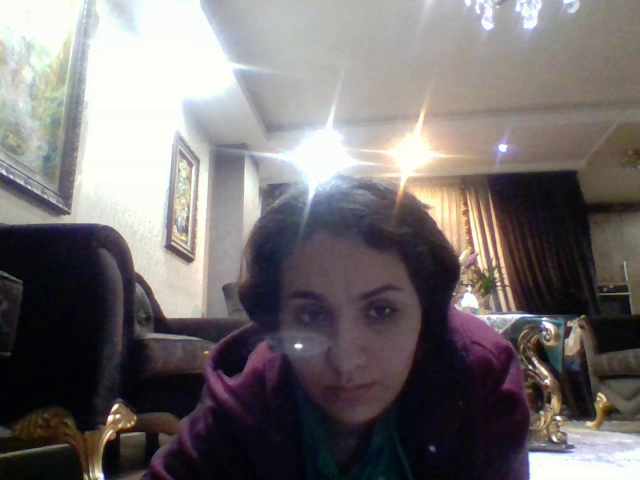
#> input picture frame 5 of assignment35/outputs/output_2_color_detector.mp4, 640 x 480 px, given in place of the camera
$ python 2.py
#> lines starting #> are read from the running program, lines starting #| are printed output that depends on the picture; after the words box and inside, x2 and y2 are one past the last pixel; in counts of white or black regions, pixels touching at a corner belong together

import cv2
import numpy as np

cap = cv2.VideoCapture (0)
writer = cv2.VideoWriter ("outputs\output_2_color_detector.mp4" , cv2.VideoWriter_fourcc (*'mpv4') , 10 , (640 , 480))

while True :
    _ , frm = cap.read ()
#> frm is the input picture: shape (480, 640, 3); mean B, G, R 112.1, 111.4, 116.9

    cv2.rectangle (frm , (260 , 180) , (380 , 300) , (170 , 170 , 170) , 2)
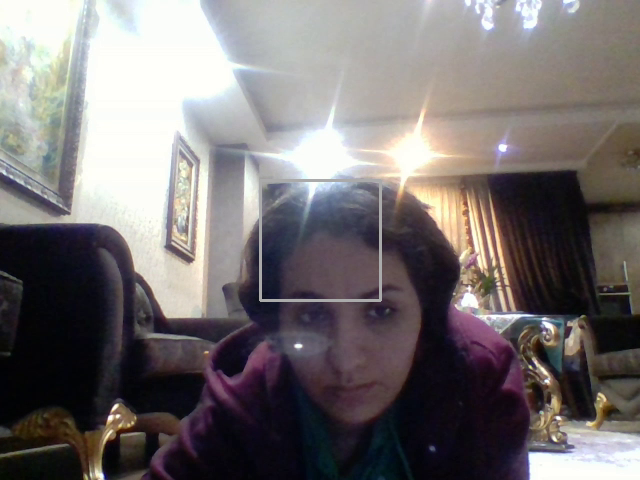
#> frm: shape (480, 640, 3); 0.47% of pixels changed, all inside (x1, y1, x2, y2) = (259, 179, 382, 302)

    check_color = frm [179:302 , 259:382]
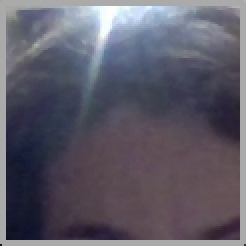
#> check_color: shape (123, 123, 3) (shown 2 times larger); mean B, G, R 104.2, 91.1, 94
    blur_frm = cv2.blur (frm , (200 , 200))
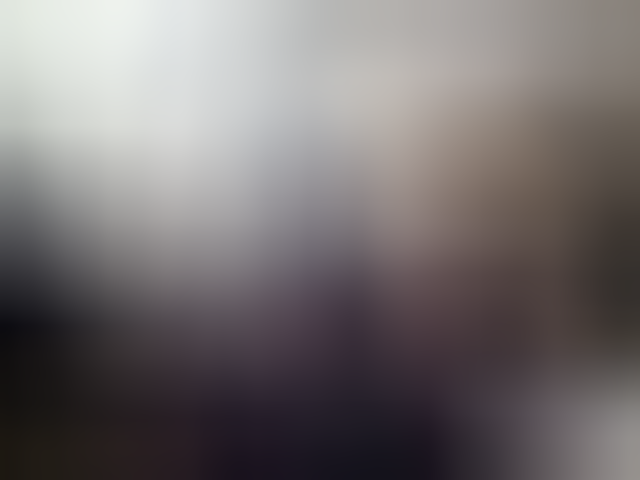
#> blur_frm: shape (480, 640, 3); mean B, G, R 112.6, 111.8, 117.3

    rgb_color = cv2.cvtColor (check_color , cv2.COLOR_BGR2RGB)
    hsv_color = cv2.cvtColor (rgb_color , cv2.COLOR_RGB2HSV)
#> hsv_color: shape (123, 123, 3); mean H, S, V 119.7, 51.4, 106.4

    h , s , v = cv2.split (hsv_color)
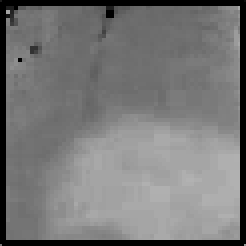
#> h: shape (123, 123) (shown 2 times larger); min 0, max 178, mean 119.7
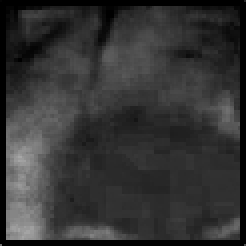
#> s: shape (123, 123) (shown 2 times larger); min 0, max 167, mean 51.4
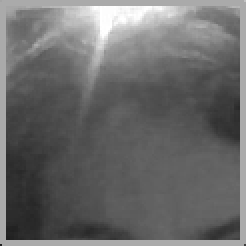
#> v: shape (123, 123) (shown 2 times larger); min 30, max 255, mean 106.4

    if v [61 , 61] < 20 :                      #black
        cv2.putText (blur_frm , "BLACK" , (180 , 150) , cv2.FONT_HERSHEY_COMPLEX , 3 , (200 , 200 , 200))

    elif s [61 , 61] < 20 :                      #white
        cv2.putText (blur_frm , "WHITE" , (180 , 150) , cv2.FONT_HERSHEY_COMPLEX , 3 , (0 , 0 , 0))

    elif h [61 , 61] < 10 or h [61 , 61] > 170 :                      #red
        cv2.putText (blur_frm , "RED" , (180 , 150) , cv2.FONT_HERSHEY_COMPLEX , 3 , (0 , 0 , 0))

    elif 130 < h [61 , 61] < 145 :                      #purple
        cv2.putText (blur_frm , "PURPLE" , (180 , 150) , cv2.FONT_HERSHEY_COMPLEX , 3 , (0 , 0 , 0))

    elif 83 < h [61 , 61] < 130 :                      #blue
        cv2.putText (blur_frm , "BLUE" , (180 , 150) , cv2.FONT_HERSHEY_COMPLEX , 3 , (0 , 0 , 0))

    elif 31 < h [61 , 61] < 83 :                      #green
        cv2.putText (blur_frm , "GREEN" , (180 , 150) , cv2.FONT_HERSHEY_COMPLEX , 3 , (0 , 0 , 0))

    elif 29 < h [61 , 61] < 31 :                      #yellow
        cv2.putText (blur_frm , "YELLOW" , (180 , 150) , cv2.FONT_HERSHEY_COMPLEX , 3 , (0 , 0 , 0))

    elif 10 < h [61 , 61] < 29 :                      #orange
        cv2.putText (blur_frm , "ORANGE" , (180 , 150) , cv2.FONT_HERSHEY_COMPLEX , 3 , (0 , 0 , 0))

    else :
        cv2.putText (blur_frm , "UNKNOWN" , (100 , 150) , cv2.FONT_HERSHEY_COMPLEX , 3 , (10 , 10 , 10))

    check_color = cv2.merge ((h , s , v))
    check_color = cv2.cvtColor (check_color , cv2.COLOR_HSV2BGR)
    blur_frm [179:302 , 259:382] = check_color
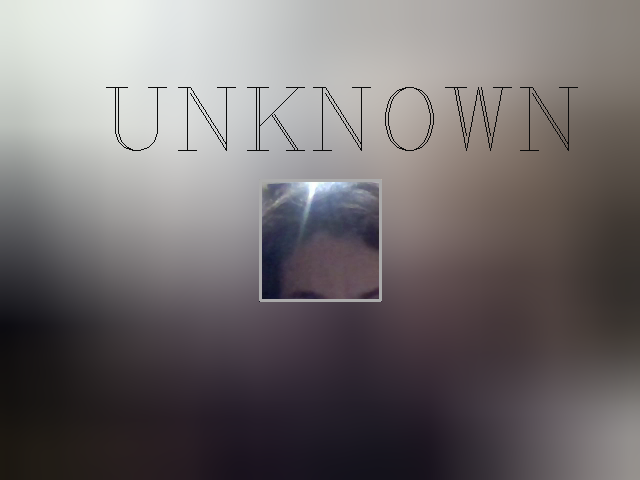
#> blur_frm: shape (480, 640, 3); mean B, G, R 110.7, 109.6, 114.8

    cv2.imshow ("result 2" , blur_frm)
    writer.write (blur_frm)
    if cv2.waitKey (25) & 0xFF == ord ('q') :
#> (key Esc is pressed here)
        break

writer.release ()

$ run again, starting later in the video
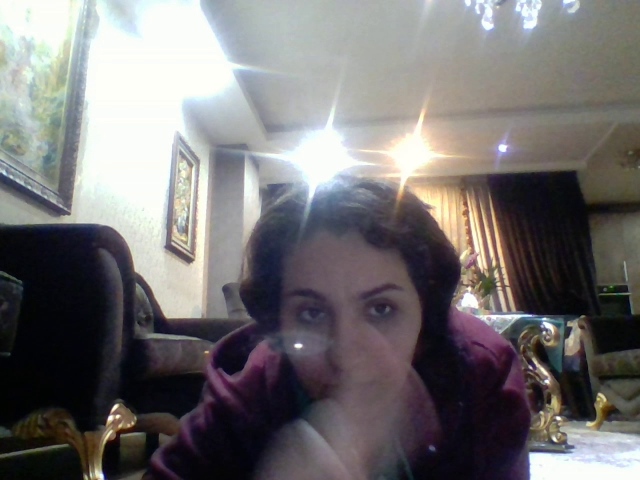
#> input picture frame 22 of assignment35/outputs/output_2_color_detector.mp4, 640 x 480 px, given in place of the camera
#> frm is the input picture: shape (480, 640, 3); mean B, G, R 113.7, 113, 115.9
#> frm: shape (480, 640, 3); 0.47% of pixels changed, all inside (x1, y1, x2, y2) = (259, 179, 382, 302)
#> hsv_color: shape (123, 123, 3); mean H, S, V 118, 49.8, 110.5
#> `h , s , v = cv2.split (hsv_color)`:
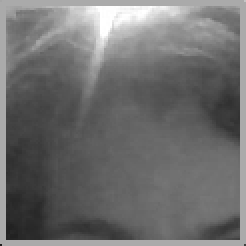
#> v: shape (123, 123) (shown 2 times larger); min 30, max 255, mean 110.5
#> `blur_frm [179:302 , 259:382] = check_color`:
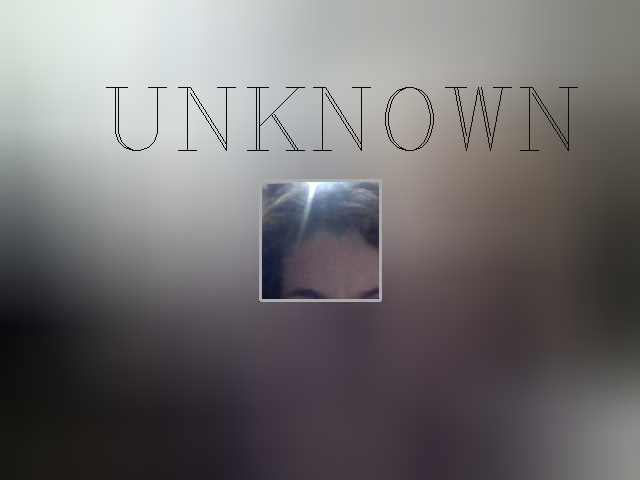
#> blur_frm: shape (480, 640, 3); mean B, G, R 112.3, 111.2, 113.9

$ run again, starting later in the video
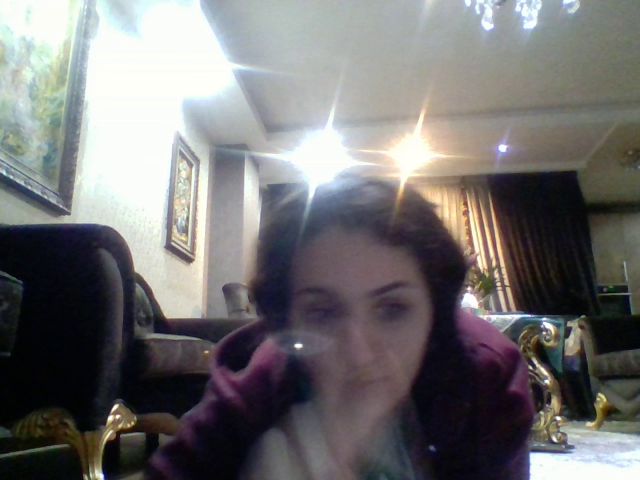
#> input picture frame 40 of assignment35/outputs/output_2_color_detector.mp4, 640 x 480 px, given in place of the camera
#> frm is the input picture: shape (480, 640, 3); mean B, G, R 113.5, 113.1, 114.8
#> frm: shape (480, 640, 3); 0.47% of pixels changed, all inside (x1, y1, x2, y2) = (259, 179, 382, 302)
#> hsv_color: shape (123, 123, 3); mean H, S, V 119.1, 47.6, 109.6
#> `h , s , v = cv2.split (hsv_color)`:
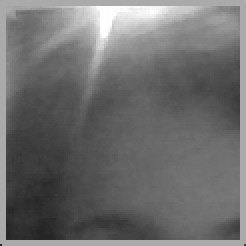
#> v: shape (123, 123) (shown 2 times larger); min 35, max 255, mean 109.6
#> `blur_frm [179:302 , 259:382] = check_color`:
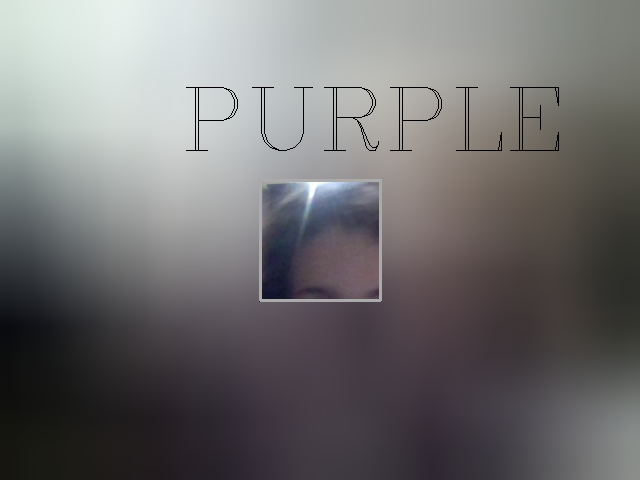
#> blur_frm: shape (480, 640, 3); mean B, G, R 112.2, 111.4, 113
